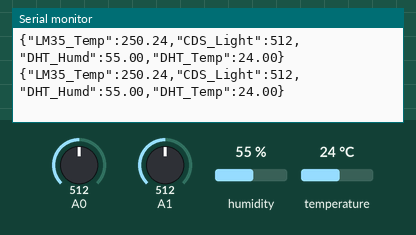
Simulated run of this sketch. Board: Arduino Uno, built with avr-gcc and run on an emulated ATmega328P. Parts: the last lines printed to the serial monitor. Inputs (shaded band) come from the test bench; at power-on: A0 = 512, A1 = 512, humidity 55 %, temperature 24 °C.

Above: at 13.8 s.
13.9 s: A0 set to 213
At 15.2 s:
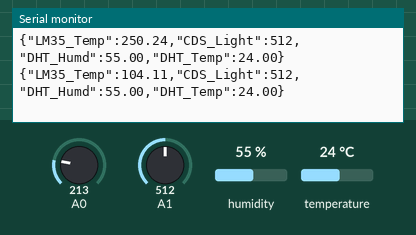
20.3 s: A0 set to 195
At 20.9 s:
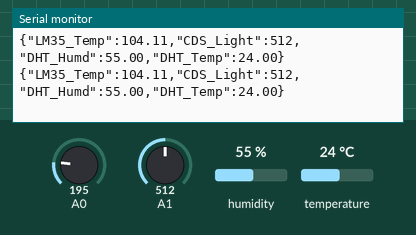
Timing chart, 0 to 23.3 s (numbered marks = the images above; inputs shaded):
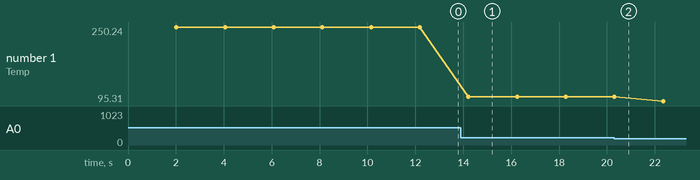

Measured:
- after the input at 13.9 s, the serial monitor: prints a new line after 0.32 s (image 1)
- plotted number 1: 250.24 → 104.11 after the input at 13.9 s, 104.11 → 95.31 after the input at 20.3 s

The sketch:

DHT11-LM35-CDS.ino
```cpp
#include "DHT.h"

#define DHTPIN 7
#define DHTTYPE DHT11

DHT dht(DHTPIN, DHTTYPE);

void setup() {
  Serial.begin(9600);
  dht.begin();
}

void loop() {
  delay(2000);

  int lm35_raw = analogRead(A0);
  int cds_raw = analogRead(A1);

  float voltage = lm35_raw * (5.0 / 1023.0);
  float lm35_temp = voltage * 100.0;

  float dht_humd = dht.readHumidity();
  float dht_temp = dht.readTemperature();

  if (isnan(dht_humd) || isnan(dht_temp)) {
    Serial.println("{\"error\":\"DHT11 read failed\"}");
    return;
  }

  String json = "{";
  json += "\"LM35_Temp\":" + String(lm35_temp, 2) + ",";
  json += "\"CDS_Light\":" + String(cds_raw) + ",";
  json += "\"DHT_Humd\":" + String(dht_humd, 2) + ",";
  json += "\"DHT_Temp\":" + String(dht_temp, 2);
  json += "}";

  Serial.println(json);
}
```
